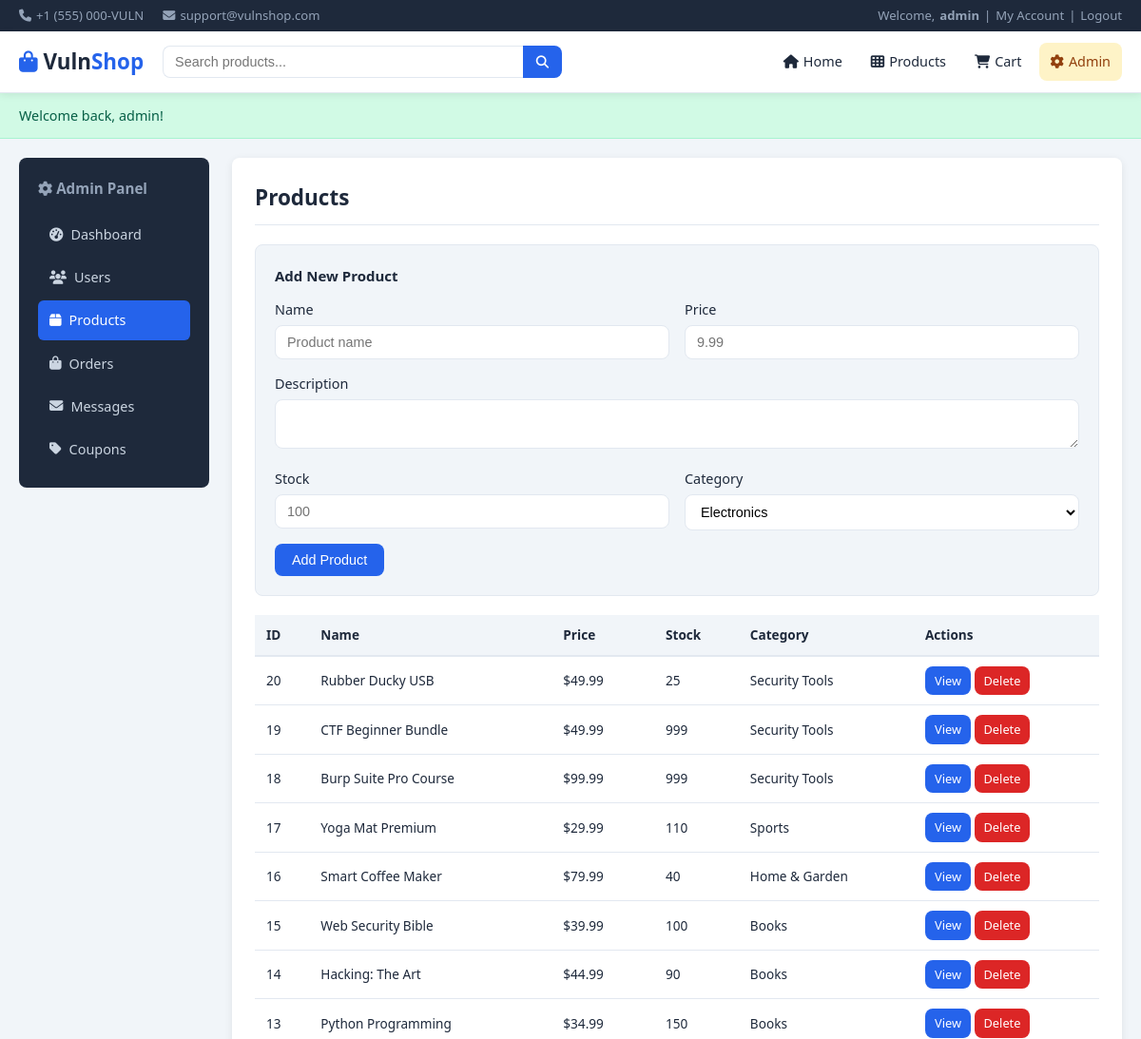
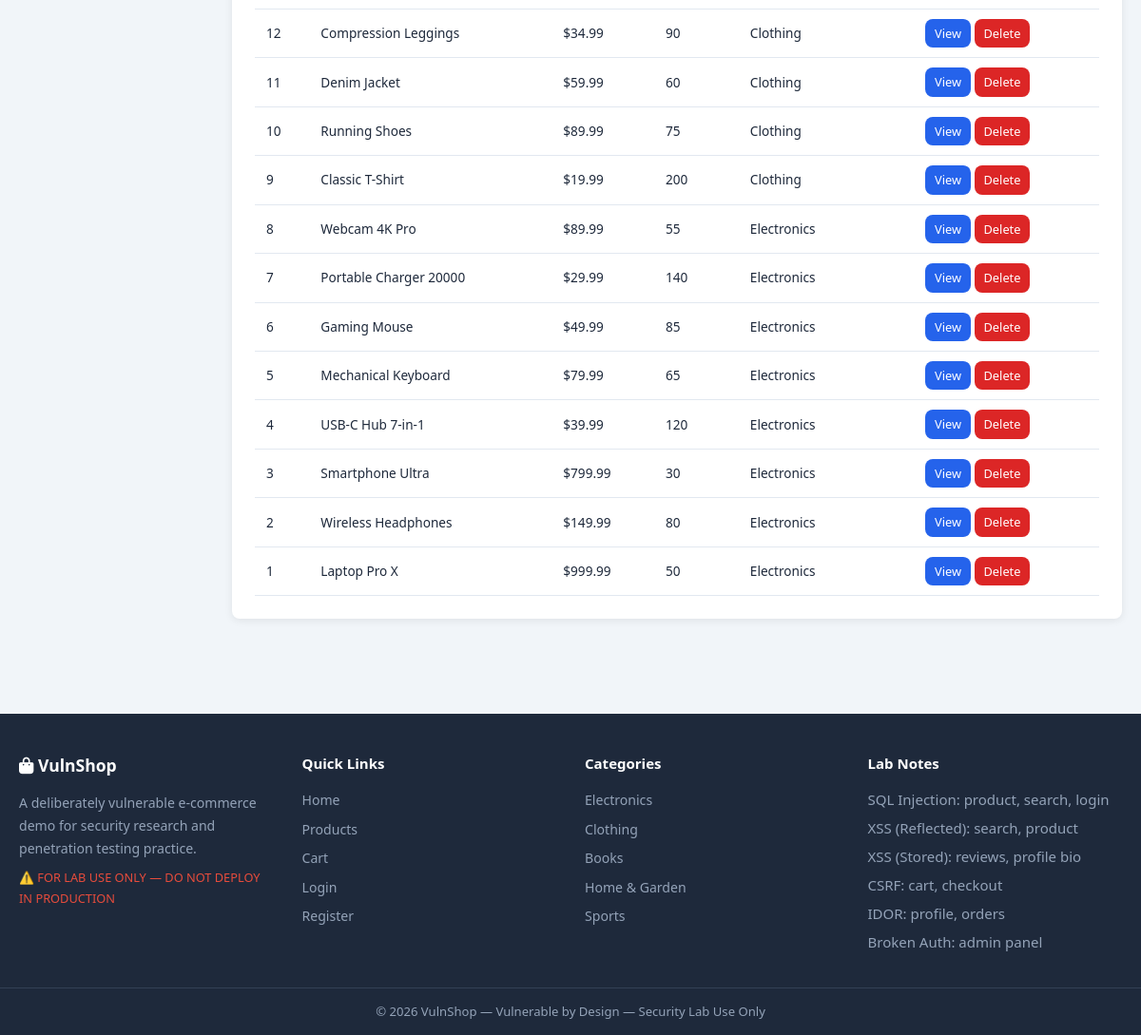
/admin/index.php?section=products (signed in), run on the app's committed database (2 pictures, top to bottom).
### tables this page shows
CREATE TABLE IF NOT EXISTS products (
    id          INT AUTO_INCREMENT PRIMARY KEY,
    name        VARCHAR(255) NOT NULL,
    description TEXT,
    price       DECIMAL(10,2) NOT NULL,
    stock       INT           DEFAULT 100,
    category_id INT,
    image       VARCHAR(255)  DEFAULT 'product.png',
    created_at  DATETIME      DEFAULT CURRENT_TIMESTAMP,
    FOREIGN KEY (category_id) REFERENCES categories(id)
);

CREATE TABLE IF NOT EXISTS categories (
    id          INT AUTO_INCREMENT PRIMARY KEY,
    name        VARCHAR(100) NOT NULL,
    description TEXT
);

### includes/db.php (called while the page is built, shortened)
<?php
$conn = mysqli_connect(DB_HOST, DB_USER, DB_PASS, DB_NAME);
function db_query($sql) {
    global $conn;
    $result = mysqli_query($conn, $sql);
    return $result;
}
function db_fetch_all($sql) {
    $result = db_query($sql);
    $rows = [];
    while ($row = mysqli_fetch_assoc($result)) {
        $rows[] = $row;
    }
    return $rows;
}
?>

### admin/index.php (the view, shortened to what this page needs)
<?php
require_once '../includes/header.php';
$section = isset($_GET['section']) ? $_GET['section'] : 'dashboard';
?>
<div class="admin-layout">
    <aside class="admin-sidebar">
        <h3><i class="fas fa-cog"></i> Admin Panel</h3>
        <nav class="admin-nav">
            <a href="?section=dashboard"  class="<?php echo $section=='dashboard'?'active':''; ?>"><i class="fas fa-tachometer-alt"></i> Dashboard</a>
            <a href="?section=users"      class="<?php echo $section=='users'?'active':''; ?>"><i class="fas fa-users"></i> Users</a>
            <a href="?section=products"   class="<?php echo $section=='products'?'active':''; ?>"><i class="fas fa-box"></i> Products</a>
            <a href="?section=orders"     class="<?php echo $section=='orders'?'active':''; ?>"><i class="fas fa-shopping-bag"></i> Orders</a>
            <a href="?section=messages"   class="<?php echo $section=='messages'?'active':''; ?>"><i class="fas fa-envelope"></i> Messages</a>
            <a href="?section=coupons"    class="<?php echo $section=='coupons'?'active':''; ?>"><i class="fas fa-tag"></i> Coupons</a>
        </nav>
    </aside>
    <div class="admin-content">
    <?php if ($section === 'dashboard'): ?>
        <h2>Dashboard</h2>
        <?php
        $user_count    = db_fetch_one("SELECT COUNT(*) as c FROM users")['c'];
        $product_count = db_fetch_one("SELECT COUNT(*) as c FROM products")['c'];
        $order_count   = db_fetch_one("SELECT COUNT(*) as c FROM orders")['c'];
        $revenue       = db_fetch_one("SELECT SUM(total) as t FROM orders")['t'];
        $review_count  = db_fetch_one("SELECT COUNT(*) as c FROM reviews")['c'];
        $msg_count     = db_fetch_one("SELECT COUNT(*) as c FROM messages")['c'];
        ?>
        <div class="dash-stats">
            <div class="stat-card"><i class="fas fa-users"></i><div><span><?php echo $user_count; ?></span><p>Users</p></div></div>
            <div class="stat-card"><i class="fas fa-box"></i><div><span><?php echo $product_count; ?></span><p>Products</p></div></div>
            <div class="stat-card"><i class="fas fa-shopping-bag"></i><div><span><?php echo $order_count; ?></span><p>Orders</p></div></div>
            <div class="stat-card"><i class="fas fa-dollar-sign"></i><div><span>$<?php echo number_format($revenue ?? 0, 2); ?></span><p>Revenue</p></div></div>
            <div class="stat-card"><i class="fas fa-star"></i><div><span><?php echo $review_count; ?></span><p>Reviews</p></div></div>
            <div class="stat-card"><i class="fas fa-envelope"></i><div><span><?php echo $msg_count; ?></span><p>Messages</p></div></div>
        </div>
        <div class="lab-hint" style="margin-top:20px">
            <h4><i class="fas fa-flask"></i> Admin Panel Vulnerabilities</h4>
            <ul>
                <li><strong>Broken Access Control:</strong> Register a new account with <code>role=admin</code> via Burp Suite, then access this page</li>
                <li><strong>SQLi Login Bypass:</strong> Use <code>admin'--</code> as username</li>
                <li><strong>Sensitive Exposure:</strong> Check Users tab — all passwords shown in plain text</li>
                <li><strong>Stored XSS:</strong> Check Messages tab — user input rendered raw</li>
            </ul>
        </div>
    <?php elseif ($section === 'products'): ?>
        <h2>Products</h2>
        <?php
        $products = db_fetch_all("SELECT p.*, c.name as cat_name FROM products p LEFT JOIN categories c ON p.category_id = c.id ORDER BY p.id DESC");
        $cats     = db_fetch_all("SELECT * FROM categories");
        ?>
        <form method="POST" class="admin-add-form">
            <h4>Add New Product</h4>
            <div class="form-row">
                <div class="form-group"><label>Name</label><input type="text" name="pname" class="form-control" placeholder="Product name"></div>
                <div class="form-group"><label>Price</label><input type="text" name="price" class="form-control" placeholder="9.99"></div>
            </div>
            <div class="form-group"><label>Description</label><textarea name="pdesc" class="form-control" rows="2"></textarea></div>
            <div class="form-row">
                <div class="form-group"><label>Stock</label><input type="text" name="stock" class="form-control" placeholder="100"></div>
                <div class="form-group">
                    <label>Category</label>
                    <select name="category_id" class="form-control">
                        <?php foreach ($cats as $c): ?><option value="<?php echo $c['id']; ?>"><?php echo $c['name']; ?></option><?php endforeach; ?>
                    </select>
                </div>
            </div>
            <button type="submit" name="add_product" class="btn btn-primary">Add Product</button>
        </form>
        <div style="overflow-x:auto;margin-top:20px">
        <table class="admin-table">
            <thead><tr><th>ID</th><th>Name</th><th>Price</th><th>Stock</th><th>Category</th><th>Actions</th></tr></thead>
            <tbody>
            <?php foreach ($products as $p): ?>
            <tr>
                <td><?php echo $p['id']; ?></td>
                <td><?php echo $p['name']; ?></td>
                <td>$<?php echo $p['price']; ?></td>
                <td><?php echo $p['stock']; ?></td>
                <td><?php echo $p['cat_name']; ?></td>
                <td>
                    <a href="/vuln-shop/product.php?id=<?php echo $p['id']; ?>" class="btn btn-sm btn-primary">View</a>
                    <a href="?section=products&delete_product=<?php echo $p['id']; ?>"
                       onclick="return confirm('Delete?')" class="btn btn-sm btn-danger">Delete</a>
                </td>
            </tr>
            <?php endforeach; ?>
            </tbody>
        </table>
        </div>
    <?php endif; ?>
    </div>
</div>
<?php require_once '../includes/footer.php'; ?>

### css/style.css (style rules this page uses)
*, *::before, *::after { box-sizing: border-box; margin: 0; padding: 0; }
:root { --primary: #2563eb; --primary-dk: #1d4ed8; --success: #16a34a; --danger: #dc2626; --warning: #d97706; --info: #0891b2; --dark: #1e293b; --mid: #64748b; --light: #f1f5f9; --white: #ffffff; --border: #e2e8f0; --shadow: 0 2px 8px rgba(0,0,0,.08); --radius: 8px; }
body { font-family: 'Segoe UI', system-ui, -apple-system, sans-serif; background: var(--light); color: var(--dark); font-size: 15px; line-height: 1.6; }
a { color: var(--primary); text-decoration: none; }
.btn { display: inline-flex; align-items: center; gap: 6px; padding: 9px 18px; border-radius: var(--radius); border: none; cursor: pointer; font-size: 0.9rem; font-weight: 500; text-decoration: none; transition: opacity .15s, transform .1s; white-space: nowrap; }
.btn-primary { background: var(--primary); color: var(--white); }
.btn-danger { background: var(--danger); color: var(--white); }
.btn-sm { padding: 5px 10px; font-size: 0.8rem; }
.form-control { width: 100%; padding: 9px 12px; border: 1px solid var(--border); border-radius: var(--radius); font-size: 0.9rem; outline: none; background: var(--white); transition: border-color .15s; }
.form-group { margin-bottom: 14px; }
.form-group label { display: block; margin-bottom: 5px; font-weight: 500; font-size: 0.9rem; }
.form-row { display: grid; grid-template-columns: 1fr 1fr; gap: 16px; }
.admin-layout { display: grid; grid-template-columns: 200px 1fr; gap: 24px; align-items: start; }
.admin-sidebar { background: var(--dark); border-radius: var(--radius); padding: 20px; color: var(--white); position: sticky; top: 80px; }
.admin-sidebar h3 { margin-bottom: 16px; font-size: 0.95rem; color: #94a3b8; }
.admin-nav { display: flex; flex-direction: column; gap: 4px; }
.admin-nav a { display: flex; align-items: center; gap: 8px; padding: 9px 12px; border-radius: 6px; color: #cbd5e1; font-size: 0.9rem; text-decoration: none; transition: background .15s; }
.admin-nav a.active { background: var(--primary); color: var(--white); }
.admin-content { background: var(--white); border-radius: var(--radius); padding: 24px; box-shadow: var(--shadow); min-height: 400px; }
.admin-content h2 { margin-bottom: 20px; padding-bottom: 10px; border-bottom: 1px solid var(--border); }
.admin-table { width: 100%; border-collapse: collapse; font-size: 0.85rem; }
.admin-table th { background: var(--light); padding: 10px 12px; text-align: left; border-bottom: 2px solid var(--border); }
.admin-table td { padding: 10px 12px; border-bottom: 1px solid var(--border); vertical-align: middle; }
.admin-add-form { background: var(--light); border-radius: var(--radius); padding: 20px; margin-bottom: 20px; border: 1px solid var(--border); }
.admin-add-form h4 { margin-bottom: 12px; }

### data on the page
products: id "20", name "Rubber Ducky USB", price "49.99", stock "25", category.name "Security Tools"
products: id "19", name "CTF Beginner Bundle", price "49.99", stock "999", category.name "Security Tools"
products: id "18", name "Burp Suite Pro Course", price "99.99", stock "999", category.name "Security Tools"
products: id "17", name "Yoga Mat Premium", price "29.99", stock "110", category.name "Sports"
products: id "16", name "Smart Coffee Maker", price "79.99", stock "40", category.name "Home & Garden"
products: id "15", name "Web Security Bible", price "39.99", stock "100", category.name "Books"
products: id "14", name "Hacking: The Art", price "44.99", stock "90", category.name "Books"
products: id "13", name "Python Programming", price "34.99", stock "150", category.name "Books"
products: id "12", name "Compression Leggings", price "34.99", stock "90", category.name "Clothing"
products: id "11", name "Denim Jacket", price "59.99", stock "60", category.name "Clothing"
products: id "10", name "Running Shoes", price "89.99", stock "75", category.name "Clothing"
products: id "9", name "Classic T-Shirt", price "19.99", stock "200", category.name "Clothing"
products: id "8", name "Webcam 4K Pro", price "89.99", stock "55", category.name "Electronics"
products: id "7", name "Portable Charger 20000", price "29.99", stock "140", category.name "Electronics"
products: id "6", name "Gaming Mouse", price "49.99", stock "85", category.name "Electronics"
products: id "5", name "Mechanical Keyboard", price "79.99", stock "65", category.name "Electronics"
products: id "4", name "USB-C Hub 7-in-1", price "39.99", stock "120", category.name "Electronics"
products: id "3", name "Smartphone Ultra", price "799.99", stock "30", category.name "Electronics"
products: id "2", name "Wireless Headphones", price "149.99", stock "80", category.name "Electronics"
products: id "1", name "Laptop Pro X", price "999.99", stock "50", category.name "Electronics"

### other printed values
$_SESSION['username'] "admin"
$_SESSION['flash_msg'] "Welcome back, admin!"
form field category_id "Electronics"
